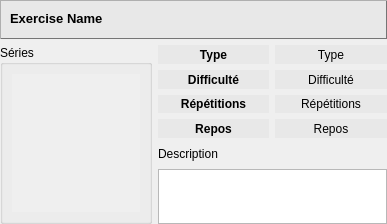
<?xml version="1.0" encoding="UTF-8"?>
<ui version="4.0">
 <class>ExerciseWidget</class>
 <widget class="QWidget" name="ExerciseWidget">
  <property name="geometry">
   <rect>
    <x>0</x>
    <y>0</y>
    <width>387</width>
    <height>224</height>
   </rect>
  </property>
  <property name="windowTitle">
   <string>Form</string>
  </property>
  <property name="styleSheet">
   <string notr="true">QFrame#headerFrame {
    border: 1px outset gray;
    background-color: rgb(232, 232, 232);
    border-color: rgb(117, 117, 117);
}</string>
  </property>
  <layout class="QVBoxLayout" name="verticalLayout_2" stretch="18,82">
   <property name="margin">
    <number>0</number>
   </property>
   <item>
    <widget class="QFrame" name="headerFrame">
     <property name="styleSheet">
      <string notr="true"/>
     </property>
     <property name="frameShape">
      <enum>QFrame::StyledPanel</enum>
     </property>
     <property name="frameShadow">
      <enum>QFrame::Raised</enum>
     </property>
     <widget class="QLabel" name="label_7">
      <property name="geometry">
       <rect>
        <x>10</x>
        <y>10</y>
        <width>171</width>
        <height>16</height>
       </rect>
      </property>
      <property name="font">
       <font>
        <pointsize>10</pointsize>
        <weight>75</weight>
        <bold>true</bold>
       </font>
      </property>
      <property name="text">
       <string>Exercise Name</string>
      </property>
     </widget>
    </widget>
   </item>
   <item>
    <layout class="QHBoxLayout" name="horizontalLayout" stretch="4,6">
     <item>
      <widget class="QGroupBox" name="groupBox">
       <property name="title">
        <string>Séries</string>
       </property>
       <layout class="QVBoxLayout" name="verticalLayout">
        <item>
         <widget class="QScrollArea" name="scrollArea">
          <property name="frameShape">
           <enum>QFrame::NoFrame</enum>
          </property>
          <property name="frameShadow">
           <enum>QFrame::Raised</enum>
          </property>
          <property name="widgetResizable">
           <bool>true</bool>
          </property>
          <widget class="QWidget" name="scrollAreaWidgetContents">
           <property name="geometry">
            <rect>
             <x>0</x>
             <y>0</y>
             <width>132</width>
             <height>144</height>
            </rect>
           </property>
          </widget>
         </widget>
        </item>
       </layout>
      </widget>
     </item>
     <item>
      <layout class="QGridLayout" name="gridLayout" rowstretch="15,15,15,15,15,15">
       <item row="0" column="0">
        <widget class="QLabel" name="label_2">
         <property name="font">
          <font>
           <weight>75</weight>
           <bold>true</bold>
          </font>
         </property>
         <property name="styleSheet">
          <string notr="true">background-color: rgb(232, 232, 232);
border-style: none;</string>
         </property>
         <property name="frameShape">
          <enum>QFrame::Box</enum>
         </property>
         <property name="frameShadow">
          <enum>QFrame::Plain</enum>
         </property>
         <property name="text">
          <string>Type</string>
         </property>
         <property name="alignment">
          <set>Qt::AlignCenter</set>
         </property>
        </widget>
       </item>
       <item row="0" column="1">
        <widget class="QLabel" name="label_6">
         <property name="font">
          <font>
           <weight>50</weight>
           <bold>false</bold>
          </font>
         </property>
         <property name="styleSheet">
          <string notr="true">background-color: rgb(232, 232, 232);
border-style: none;</string>
         </property>
         <property name="frameShape">
          <enum>QFrame::Box</enum>
         </property>
         <property name="frameShadow">
          <enum>QFrame::Plain</enum>
         </property>
         <property name="text">
          <string>Type</string>
         </property>
         <property name="alignment">
          <set>Qt::AlignCenter</set>
         </property>
        </widget>
       </item>
       <item row="1" column="0">
        <widget class="QLabel" name="label_3">
         <property name="font">
          <font>
           <weight>75</weight>
           <bold>true</bold>
          </font>
         </property>
         <property name="styleSheet">
          <string notr="true">background-color: rgb(232, 232, 232);
border-style: none;</string>
         </property>
         <property name="frameShape">
          <enum>QFrame::Box</enum>
         </property>
         <property name="frameShadow">
          <enum>QFrame::Plain</enum>
         </property>
         <property name="text">
          <string>Difficulté</string>
         </property>
         <property name="alignment">
          <set>Qt::AlignCenter</set>
         </property>
        </widget>
       </item>
       <item row="1" column="1">
        <widget class="QLabel" name="label_8">
         <property name="font">
          <font>
           <weight>50</weight>
           <bold>false</bold>
          </font>
         </property>
         <property name="styleSheet">
          <string notr="true">background-color: rgb(232, 232, 232);
border-style: none;</string>
         </property>
         <property name="frameShape">
          <enum>QFrame::Box</enum>
         </property>
         <property name="frameShadow">
          <enum>QFrame::Plain</enum>
         </property>
         <property name="text">
          <string>Difficulté</string>
         </property>
         <property name="alignment">
          <set>Qt::AlignCenter</set>
         </property>
        </widget>
       </item>
       <item row="2" column="0">
        <widget class="QLabel" name="label_4">
         <property name="font">
          <font>
           <weight>75</weight>
           <bold>true</bold>
          </font>
         </property>
         <property name="styleSheet">
          <string notr="true">background-color: rgb(232, 232, 232);
border-style: none;</string>
         </property>
         <property name="frameShape">
          <enum>QFrame::Box</enum>
         </property>
         <property name="frameShadow">
          <enum>QFrame::Plain</enum>
         </property>
         <property name="text">
          <string>Répétitions</string>
         </property>
         <property name="alignment">
          <set>Qt::AlignCenter</set>
         </property>
        </widget>
       </item>
       <item row="2" column="1">
        <widget class="QLabel" name="label_9">
         <property name="font">
          <font>
           <weight>50</weight>
           <bold>false</bold>
          </font>
         </property>
         <property name="styleSheet">
          <string notr="true">background-color: rgb(232, 232, 232);
border-style: none;</string>
         </property>
         <property name="frameShape">
          <enum>QFrame::Box</enum>
         </property>
         <property name="frameShadow">
          <enum>QFrame::Plain</enum>
         </property>
         <property name="text">
          <string>Répétitions</string>
         </property>
         <property name="alignment">
          <set>Qt::AlignCenter</set>
         </property>
        </widget>
       </item>
       <item row="3" column="0">
        <widget class="QLabel" name="label_5">
         <property name="font">
          <font>
           <weight>75</weight>
           <bold>true</bold>
          </font>
         </property>
         <property name="styleSheet">
          <string notr="true">background-color: rgb(232, 232, 232);
border-style: none;</string>
         </property>
         <property name="frameShape">
          <enum>QFrame::Box</enum>
         </property>
         <property name="frameShadow">
          <enum>QFrame::Plain</enum>
         </property>
         <property name="text">
          <string>Repos</string>
         </property>
         <property name="alignment">
          <set>Qt::AlignCenter</set>
         </property>
        </widget>
       </item>
       <item row="3" column="1">
        <widget class="QLabel" name="label_10">
         <property name="font">
          <font>
           <weight>50</weight>
           <bold>false</bold>
          </font>
         </property>
         <property name="styleSheet">
          <string notr="true">background-color: rgb(232, 232, 232);
border-style: none;</string>
         </property>
         <property name="frameShape">
          <enum>QFrame::Box</enum>
         </property>
         <property name="frameShadow">
          <enum>QFrame::Plain</enum>
         </property>
         <property name="text">
          <string>Repos</string>
         </property>
         <property name="alignment">
          <set>Qt::AlignCenter</set>
         </property>
        </widget>
       </item>
       <item row="4" column="0">
        <widget class="QLabel" name="label">
         <property name="text">
          <string>Description</string>
         </property>
        </widget>
       </item>
       <item row="5" column="0" colspan="2">
        <widget class="QPlainTextEdit" name="plainTextEdit">
         <property name="maximumSize">
          <size>
           <width>16777215</width>
           <height>55</height>
          </size>
         </property>
        </widget>
       </item>
      </layout>
     </item>
    </layout>
   </item>
  </layout>
 </widget>
 <resources/>
 <connections/>
</ui>
